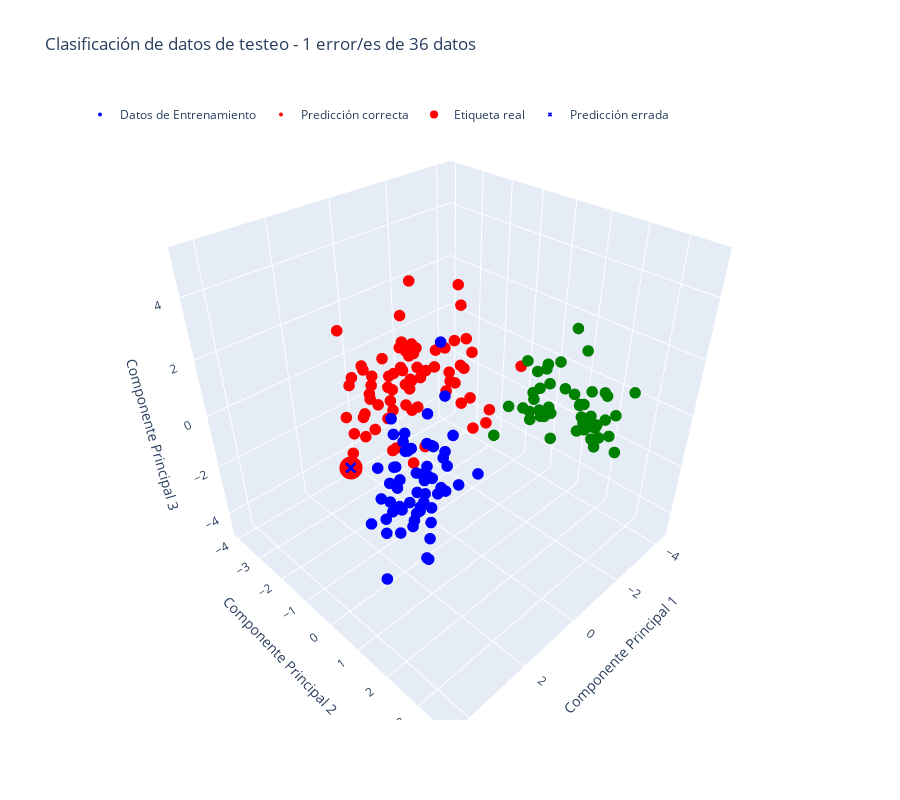

The notebook cell this image was saved under:
### Markdown cell above
Para 3 componentes principales, el error es cercano a 1.5 para casi cualquier valor de vecino:

### Code cell
n = 3
k = 4

autovalores, W_pca = calcular_pca(X_train, n)
X_train_pca = proyectar_datos(X_train, W_pca)
X_test_pca, y_pred = ejecutar_modelo(X_test, X_train_pca, y_train, W_pca, X_mean, X_std, n, k)

graficar_clasificacion3D(X_train_pca, X_test_pca, y_train, y_test, y_pred)

### Figure 1 — Plotly figure (JSON) as saved in the notebook; plotly's stock layout.template omitted (floating-point values rounded to 4 significant figures; data arrays with more than 128 entries replaced by an {"elided": "..."} marker saying what was removed)
{"data": [{"marker": {"color": {"elided": "142 str values"}, "size": 4}, "mode": "markers", "name": "Datos de Entrenamiento", "type": "scatter3d", "x": {"elided": "142 float values"}, "y": {"elided": "142 float values"}, "z": {"elided": "142 float values"}}, {"marker": {"color": ["red", "blue", "blue", "red", "blue", "red", "red", "blue", "green", "green", "blue", "green", "red", "blue", "green", "green", "green", "blue", "green", "red", "green", "red", "red", "red", "red", "red", "blue", "green", "green", "green", "red", "blue", "blue", "green", "red"], "size": 4}, "mode": "markers", "name": "Predicción correcta", "type": "scatter3d", "x": [2.129, 1.158, 2.916, -1.197, 2.795, 0.7461, -0.2242, 1.251, -2.288, -0.8358, 1.495, -2.466, -1.523, 2.233, -2.134, -2.901, -2.561, 3.119, -1.506, 1.771, -2.31, -0.8343, 0.3711, 0.1822, -0.621, 0.2597, 2.036, -2.722, -2.141, -3.909, 0.8566, 3.422, 4.366, -2.589, 0.6592], "y": [-1.465, 0.1499, 0.6032, -1.751, 0.5831, -1.627, -2.057, 1.785, 0.4623, 3.707, 0.5821, 2.325, -1.338, 0.12, 1.377, 1.935, 3.031, 0.08315, 2.67, -1.416, 0.6379, -0.1049, -3.97, -2.035, -1.899, -2.083, 1.552, 2.469, 2.5, 0.4186, -2.24, 1.201, 1.933, 0.8946, -1.481], "z": [-0.3035, 0.9242, -0.1051, 0.8784, -1.158, 0.5448, 0.4159, 0.01004, 1.166, 1.354, 0.2946, -0.2334, -0.3163, -1.139, -0.1489, -0.872, -0.7808, -1.918, 0.7111, 0.2587, -0.9795, -0.9451, 1.176, -2.49, 0.4271, -0.5201, 0.635, -0.7184, 0.4624, 0.2979, -0.02254, -0.2695, -1.27, -0.8483, 1.085]}, {"marker": {"color": ["red"], "size": 8}, "mode": "markers", "name": "Etiqueta real", "type": "scatter3d", "x": [2.047], "y": [-1.846], "z": [-1.976]}, {"marker": {"color": ["blue"], "size": 4, "symbol": "x"}, "mode": "markers", "name": "Predicción errada", "type": "scatter3d", "x": [2.047], "y": [-1.846], "z": [-1.976]}], "layout": {"height": 800, "legend": {"orientation": "h", "x": 0, "y": 1}, "scene": {"aspectmode": "cube", "xaxis": {"title": {"text": "Componente Principal 1"}}, "yaxis": {"title": {"text": "Componente Principal 2"}}, "zaxis": {"title": {"text": "Componente Principal 3"}}}, "title": {"text": "Clasificación de datos de testeo - 1 error/es de 36 datos"}}}
